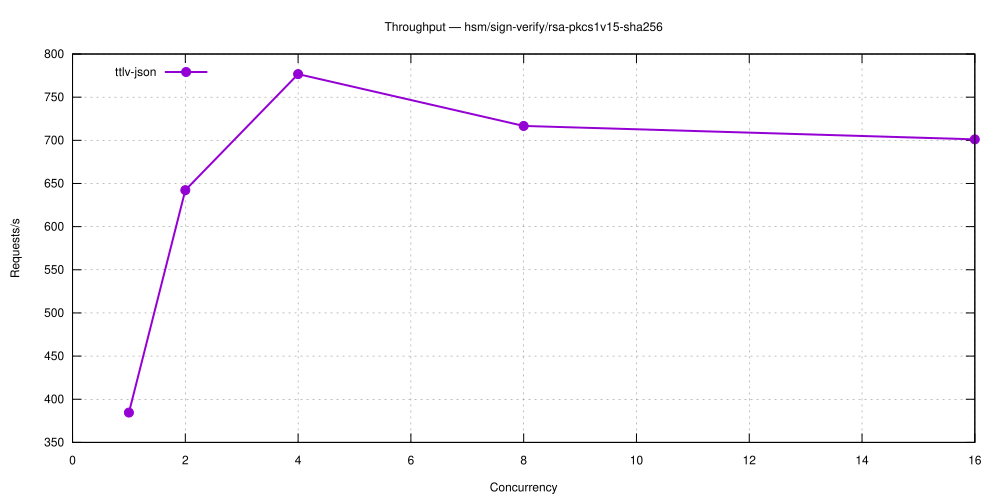

Recreate this plot in gnuplot.
set terminal svg size 1000,500 enhanced font 'Helvetica,12'
set output 'hsm_sign-verify_rsa-pkcs1v15-sha256.svg'
set title 'Throughput — hsm/sign-verify/rsa-pkcs1v15-sha256'
set grid
set xlabel 'Concurrency'
set ylabel 'Requests/s'
set key top left
plot 'hsm_sign-verify_rsa-pkcs1v15-sha256-5.27.0-ttlv-json.dat' using 1:2 with linespoints lw 2 pt 7 title 'ttlv-json'
